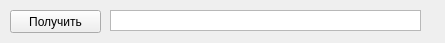
<?xml version="1.0" encoding="UTF-8"?>
<ui version="4.0">
 <class>MainWindow</class>
 <widget class="QMainWindow" name="MainWindow">
  <property name="geometry">
   <rect>
    <x>0</x>
    <y>0</y>
    <width>445</width>
    <height>43</height>
   </rect>
  </property>
  <property name="windowTitle">
   <string>MainWindow</string>
  </property>
  <widget class="QWidget" name="centralwidget">
   <widget class="QTextEdit" name="text_field">
    <property name="geometry">
     <rect>
      <x>110</x>
      <y>10</y>
      <width>311</width>
      <height>21</height>
     </rect>
    </property>
    <property name="sizePolicy">
     <sizepolicy hsizetype="Expanding" vsizetype="Expanding">
      <horstretch>0</horstretch>
      <verstretch>0</verstretch>
     </sizepolicy>
    </property>
    <property name="frameShadow">
     <enum>QFrame::Sunken</enum>
    </property>
    <property name="verticalScrollBarPolicy">
     <enum>Qt::ScrollBarAlwaysOff</enum>
    </property>
    <property name="horizontalScrollBarPolicy">
     <enum>Qt::ScrollBarAlwaysOff</enum>
    </property>
    <property name="lineWrapMode">
     <enum>QTextEdit::WidgetWidth</enum>
    </property>
   </widget>
   <widget class="QPushButton" name="button">
    <property name="geometry">
     <rect>
      <x>10</x>
      <y>10</y>
      <width>91</width>
      <height>23</height>
     </rect>
    </property>
    <property name="text">
     <string>Получить</string>
    </property>
   </widget>
  </widget>
 </widget>
 <resources/>
 <connections/>
</ui>
